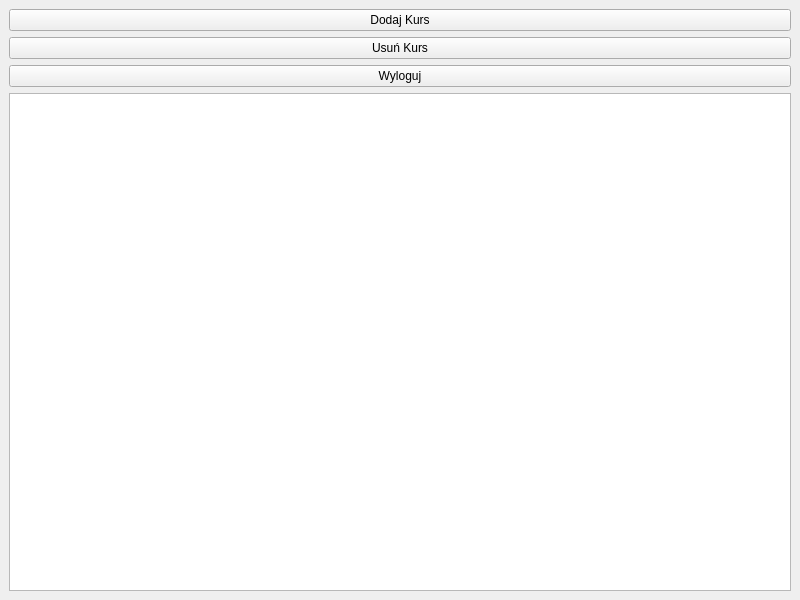
<?xml version="1.0" encoding="UTF-8"?>
<ui version="4.0">
 <class>AdminWindow</class>
 <widget class="QMainWindow" name="AdminWindow">
  <property name="geometry">
   <rect>
    <x>0</x>
    <y>0</y>
    <width>800</width>
    <height>600</height>
   </rect>
  </property>
  <property name="windowTitle">
   <string>MainWindow</string>
  </property>
  <widget class="QWidget" name="centralwidget">
   <layout class="QVBoxLayout" name="verticalLayout">
    <item>
     <widget class="QPushButton" name="dodajKursButton">
      <property name="text">
       <string>Dodaj Kurs</string>
      </property>
     </widget>
    </item>
    <item>
     <widget class="QPushButton" name="usunKursButton">
      <property name="text">
       <string>Usuń Kurs</string>
      </property>
     </widget>
    </item>
    <item>
     <widget class="QPushButton" name="wylogujButton">
      <property name="text">
       <string>Wyloguj</string>
      </property>
     </widget>
    </item>
    <item>
     <widget class="QTableWidget" name="kursyTableWidget">
      <property name="editTriggers">
       <set>QAbstractItemView::EditTrigger::NoEditTriggers</set>
      </property>
     </widget>
    </item>
   </layout>
  </widget>
 </widget>
 <resources/>
 <connections/>
</ui>
